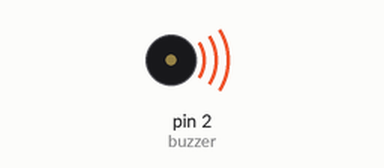
Recording of a sketch running on a simulated Arduino Uno, built with avr-gcc and run on an emulated ATmega328P. Parts: buzzer (waves = sounding).

Above: at 0.1 s.
Timing chart, 0 to 40.0 s (numbered marks = the images above):
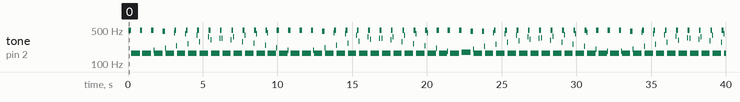

The sketch:

buzzer.ino
```cpp
int buzzer = 2;

void setup(){
    pinMode(buzzer, OUTPUT);
}

void loop(){
    unsigned char i,j;
    while (1){
        for (int i = 0;i < 80;++i){
            digitalWrite(buzzer, HIGH);
            delay(1);
            digitalWrite(buzzer, LOW);
            delay(1);
        }
        for (int i = 0;i < 100;++i){
            digitalWrite(buzzer, HIGH);
            delay(3);
            digitalWrite(buzzer, LOW);
            delay(3);
        }
    }
}
```

Measured:
- by itself, tone on pin 2 (buzzer): plays 496 Hz for 0.16 s, 166 Hz for 0.60 s, 496 Hz for 0.16 s, 166 Hz for 0.60 s, 496 Hz for 0.16 s, 192 Hz for 0.04 s … (190 notes in this stretch)
